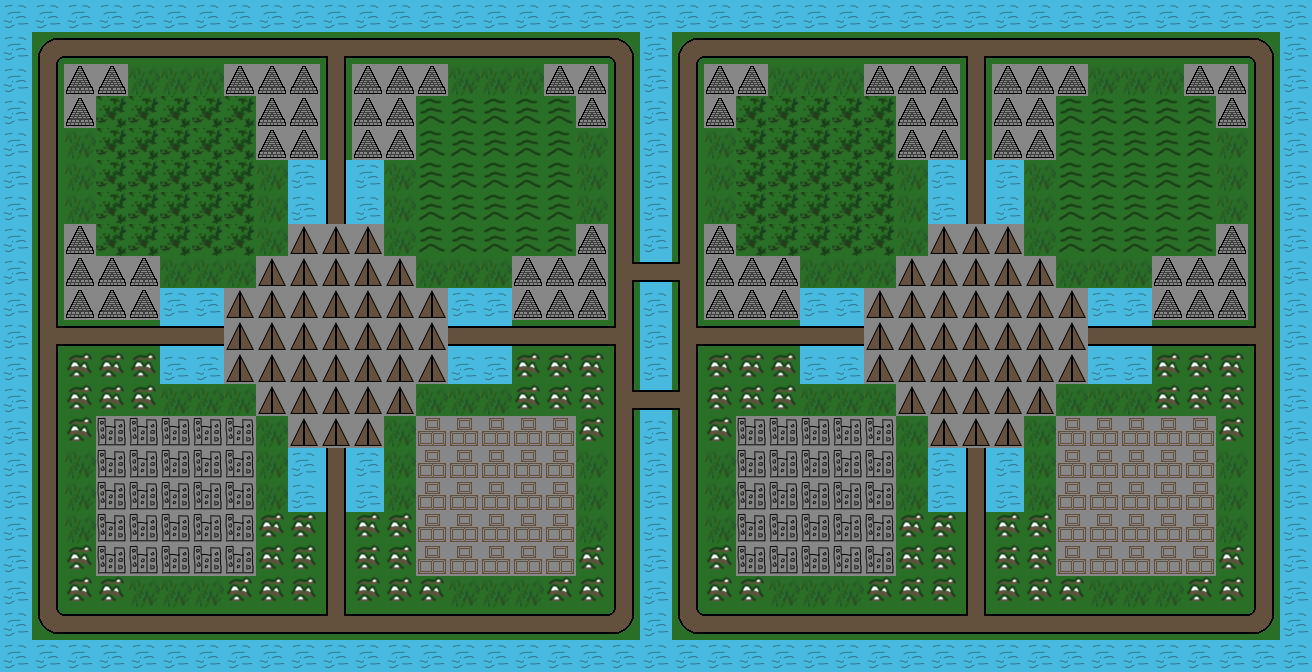

A level layout from a 2D game, rendered from its tile map. Below: a short description, then the map file with tile-grid data replaced by summaries:
An orthogonal 41x21 tile map with 32x32 px tiles, 1 tile layer (Tile Layer 1), 2 tilesets.

<map version="1.0" orientation="orthogonal" renderorder="right-down" width="41" height="21" tilewidth="32" tileheight="32" nextobjectid="1">
 <tileset firstgid="1" name="Sprites" tilewidth="32" tileheight="32" tilecount="23" columns="0">
  <tile id="0">
   <image width="32" height="32" source="../../Tiles/Bridge.png" />
  </tile>
  <tile id="1">
   <image width="32" height="32" source="../../Tiles/City.png" />
  </tile>
  <tile id="2">
   <image width="32" height="32" source="../../Tiles/Forest.png" />
  </tile>
  <tile id="3">
   <image width="32" height="32" source="../../Tiles/Grass.png" />
  </tile>
  <tile id="4">
   <image width="32" height="32" source="../../Tiles/Hills.png" />
  </tile>
  <tile id="5">
   <image width="32" height="32" source="../../Tiles/Mountains.png" />
  </tile>
  <tile id="6">
   <image width="32" height="32" source="../../Tiles/Road.png" />
  </tile>
  <tile id="7">
   <image width="32" height="32" source="../../Tiles/Water.png" />
  </tile>
  <tile id="8">
   <image width="32" height="32" source="../../Tiles/Resources.png" />
  </tile>
  <tile id="9">
   <image width="32" height="32" source="../../Tiles/Camp.png" />
  </tile>
  <tile id="10">
   <image width="32" height="32" source="../../Tiles/Temple.png" />
  </tile>
  <tile id="11">
   <image width="32" height="32" source="../../Tiles/Bridge-Elbow.png" />
  </tile>
  <tile id="12">
   <image width="32" height="32" source="../../Tiles/Bridge-T.png" />
  </tile>
  <tile id="13">
   <image width="32" height="32" source="../../Tiles/Road-Elbow.png" />
  </tile>
  <tile id="14">
   <image width="32" height="32" source="../../Tiles/Road-T.png" />
  </tile>
  <tile id="17">
   <properties>
    <property name="rotationY" value="90" />
    <property name="tile" value="6" />
   </properties>
   <image width="32" height="32" source="../../Tiles/Road90.png" />
  </tile>
  <tile id="18">
   <properties>
    <property name="rotationY" value="-90" />
    <property name="tile" value="13" />
   </properties>
   <image width="32" height="32" source="../../Tiles/Road-Elbow-90.png" />
  </tile>
  <tile id="19">
   <properties>
    <property name="rotationY" value="90" />
    <property name="tile" value="13" />
   </properties>
   <image width="32" height="32" source="../../Tiles/Road-Elbow90.png" />
  </tile>
  <tile id="20">
   <properties>
    <property name="rotationY" value="180" />
    <property name="tile" value="13" />
   </properties>
   <image width="32" height="32" source="../../Tiles/Road-Elbow180.png" />
  </tile>
  <tile id="21">
   <properties>
    <property name="rotationY" value="-90" />
    <property name="tile" value="14" />
   </properties>
   <image width="32" height="32" source="../../Tiles/Road-T-90.png" />
  </tile>
  <tile id="22">
   <properties>
    <property name="rotationY" value="90" />
    <property name="tile" value="14" />
   </properties>
   <image width="32" height="32" source="../../Tiles/Road-T90.png" />
  </tile>
  <tile id="23">
   <properties>
    <property name="rotationY" value="180" />
    <property name="tile" value="14" />
   </properties>
   <image width="32" height="32" source="../../Tiles/Road-T180.png" />
  </tile>
  <tile id="24">
   <properties>
    <property name="rotationY" value="90" />
    <property name="tile" value="0" />
   </properties>
   <image width="32" height="32" source="../../Tiles/Bridge90.png" />
  </tile>
 </tileset>
 <tileset firstgid="26" name="Road-90" tilewidth="1" tileheight="1" tilecount="0" columns="0" />
 <layer name="Tile Layer 1" width="41" height="21">
  <data>[861 cells, 861 non-empty, 21 distinct tile ids]</data>
 </layer>
</map>